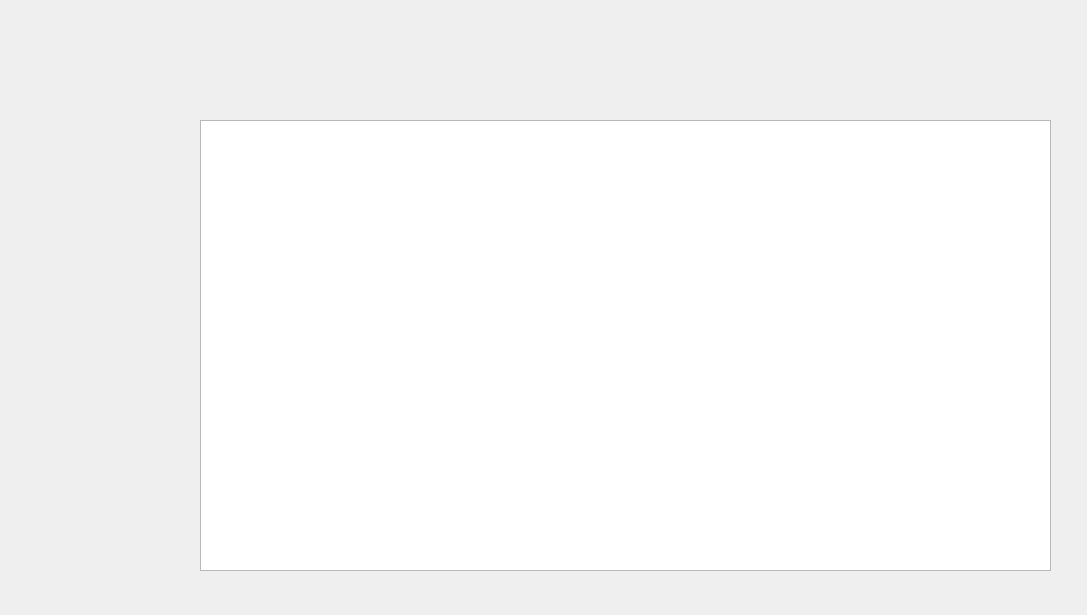
<?xml version="1.0" encoding="UTF-8"?>
<ui version="4.0">
 <class>Employee</class>
 <widget class="QWidget" name="Employee">
  <property name="geometry">
   <rect>
    <x>0</x>
    <y>0</y>
    <width>1087</width>
    <height>615</height>
   </rect>
  </property>
  <property name="windowTitle">
   <string>Employee</string>
  </property>
  <widget class="QTableWidget" name="tableWidget">
   <property name="geometry">
    <rect>
     <x>200</x>
     <y>120</y>
     <width>851</width>
     <height>451</height>
    </rect>
   </property>
  </widget>
 </widget>
 <resources/>
 <connections/>
</ui>
